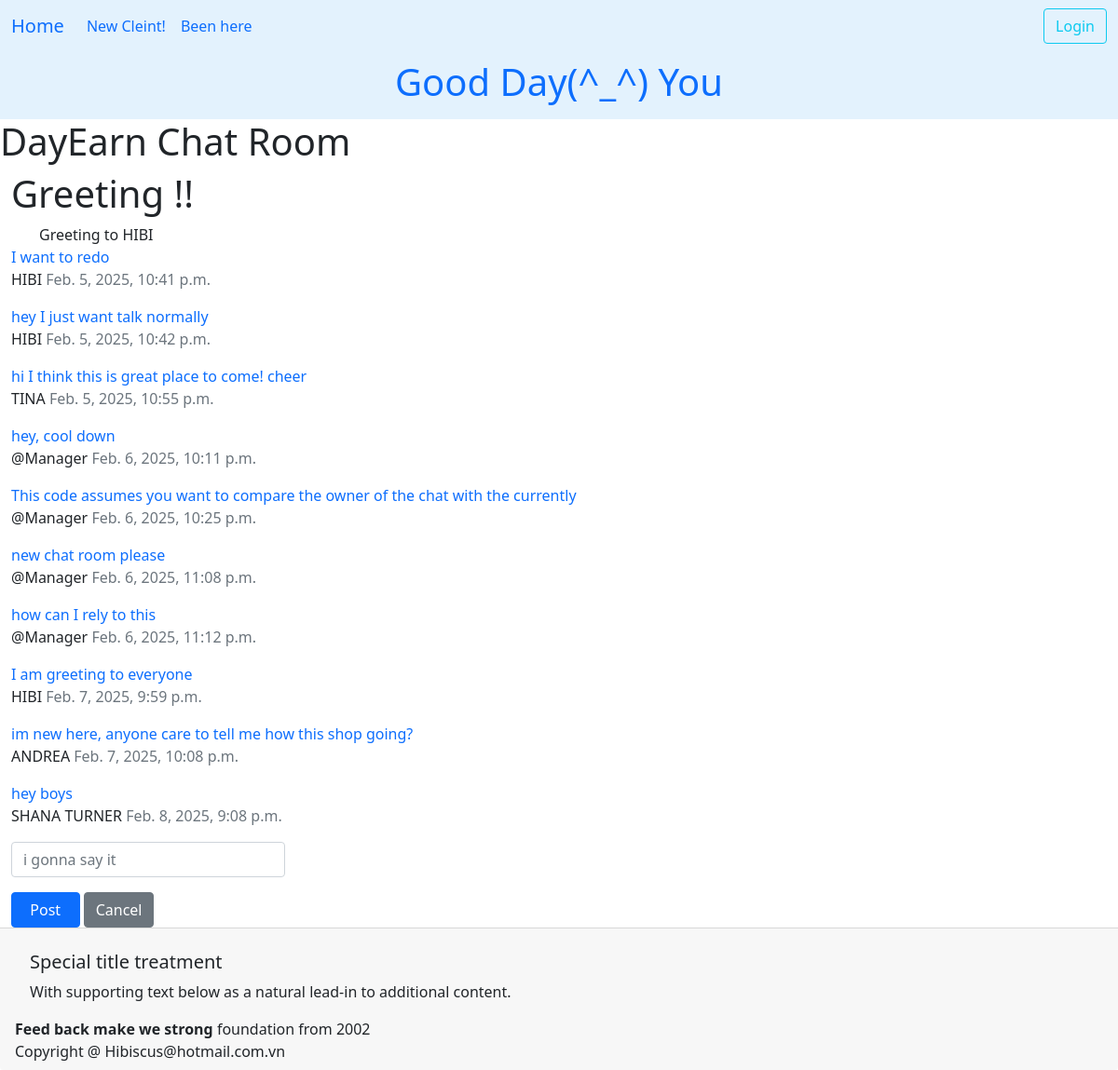
/ledger/chat_room/4/, run on the app's committed database.
### ledger/models.py (models this page shows, shortened)
class Khach(models.Model):
    class Status(models.TextChoices):
        online = "Confirmed"
        anyone = "Anyone"
        cancel = "Cancel"
    full_name = models.CharField(max_length=25)
    phone = PhoneNumberField()
    email = models.EmailField(max_length=40, null=True, blank=True, help_text="Enter your email for booking confirmations.")
    technician = models.ForeignKey(Technician, on_delete=models.SET_NULL, null=True, blank=True, related_name='khachs')
    points = models.PositiveIntegerField(default=0)
    first_comes = models.DateTimeField(editable=False,auto_now_add=True)
    desc = models.TextField(max_length=250,blank=True, null=True)
    services = models.ManyToManyField("Service", blank=True, related_name="khachs")
    status = models.CharField(choices=Status.choices, max_length=20, default=Status.online, help_text="Choose anyone as an alternate!")
    day_comes = models.DateField()
    time_at = models.TimeField()
    tags = TaggableManager()
    birthday = models.DateField(null=True, blank=True)
    history = HistoricalRecords()
    class Meta:
        unique_together = ('full_name','phone',)
        ordering = ['full_name','-day_comes']

class Chat(models.Model):
    text = models.TextField(validators=[MinLengthValidator(1, "What's your message.")])
    created_at = models.DateTimeField(auto_now_add=True)
    reply_to = models.ForeignKey('self', on_delete=models.CASCADE, null=True, blank=True, related_name='replies')
    owner = models.ForeignKey(settings.AUTH_USER_MODEL, on_delete=models.CASCADE, related_name="chats", null=True)
    client = models.ForeignKey(Khach, on_delete=models.DO_NOTHING, related_name="client_chats", null=True, blank=True)
    def __str__(self):
        if len(self.text) < 200 : return self.text
        return self.text[:200] + ' ...'
    @property
    def client_name(self):
        return self.client.full_name if self.client else "@Manager"

### ledger/views.py (the view)
# urls.py: path('ledger/chat_room/<int:pk>/', views.ChatView.as_view(), name="chat_room"),
class ChatView(View):
    template = "ledger/chat_room.html"
    def get(self, request, pk):
        request.session['client_id'] = pk
        client = get_object_or_404(Khach, id=pk)
        allChat = Chat.objects.filter(reply_to__isnull=True).order_by('created_at').select_related("client")
        chat_form = ChatForm()
        context = {
            'allChat' : allChat, 'chat_form': chat_form, 'client' : client
        }
        return render(request, self.template, context)

### ledger/forms.py
class ChatForm(forms.ModelForm):
    text = forms.CharField(required=True,min_length=5, max_length=500, strip=True, label="",
                           widget=forms.TextInput(
                        attrs={'placeholder': 'i gonna say it'}))
    class Meta:
        model = Chat
        fields = ['text']

### ledger/templates/ledger/chat_room.html (shortened to what this page needs)
{% extends 'base.html' %}
{% load crispy_forms_tags %}
{% load crispy_forms_filters %}
{% block headding %}
<h1>DayEarn Chat Room</h1>
{% endblock headding %}
{% block content %}
    <h1 class="title">Greeting !!</h1>
    <div class="container is-fluid">
    Greeting to {{ client.full_name }}
    </div>
    {% for talk in allChat %}
    <div> <a class="text-decoration-none link-offset-2 link-underline link-underline-opacity-0" href="{% url 'ledger:chat_detail' talk.id %}">
        {{ talk }}
    </a>
        <p>
            {% if talk.owner == user %}
            @Manager
            {% else %}
            {{ talk.client_name }}
            {% endif %}
            <span class="fw-light text-secondary">{{ talk.created_at }}</span>
        </p>
    </div>
    {% endfor %}
    <form action="{% url 'ledger:chat_create' client.id %}" method="post">
        <div class="form-floating col-md-3 align-items-center">
        <div class="col-auto ">
            {{ chat_form | crispy }}
    </div>
        <button type="submit" class="btn btn-primary w-25">Post</button>
        <button type="submit" class="btn btn-secondary" onclick="window.location='{% url 'ledger:index' %}'; return false; ">Cancel</button>
    </div>
    </form>
{% endblock content %}
{% block footer %}
    <strong>Feed back make we strong</strong> foundation from 2002
{% endblock footer %}

### data on the page
Khach: full_name "HIBI"
Chat: text "I want to redo", client_name "HIBI", created_at "Feb. 5, 2025, 10:41 p.m."
Chat: text "hey I just want talk normally", client_name "HIBI", created_at "Feb. 5, 2025, 10:42 p.m."
Chat: text "hi I think this is great place to come! cheer", client_name "TINA", created_at "Feb. 5, 2025, 10:55 p.m."
Chat: text "hey, cool down", client_name "@Manager", created_at "Feb. 6, 2025, 10:11 p.m."
Chat: text "This code assumes you want to compare the owner of the chat with the currently", client_name "@Manager", created_at "Feb. 6, 2025, 10:25 p.m."
Chat: text "new chat room please", client_name "@Manager", created_at "Feb. 6, 2025, 11:08 p.m."
Chat: text "how can I rely to this", client_name "@Manager", created_at "Feb. 6, 2025, 11:12 p.m."
Chat: text "I am greeting to everyone", client_name "HIBI", created_at "Feb. 7, 2025, 9:59 p.m."
Chat: text "im new here, anyone care to tell me how this shop going?", client_name "ANDREA", created_at "Feb. 7, 2025, 10:08 p.m."
Chat: text "hey boys", client_name "SHANA TURNER", created_at "Feb. 8, 2025, 9:08 p.m."

### other printed values
{{ user.username | default:'You' }} "You"
